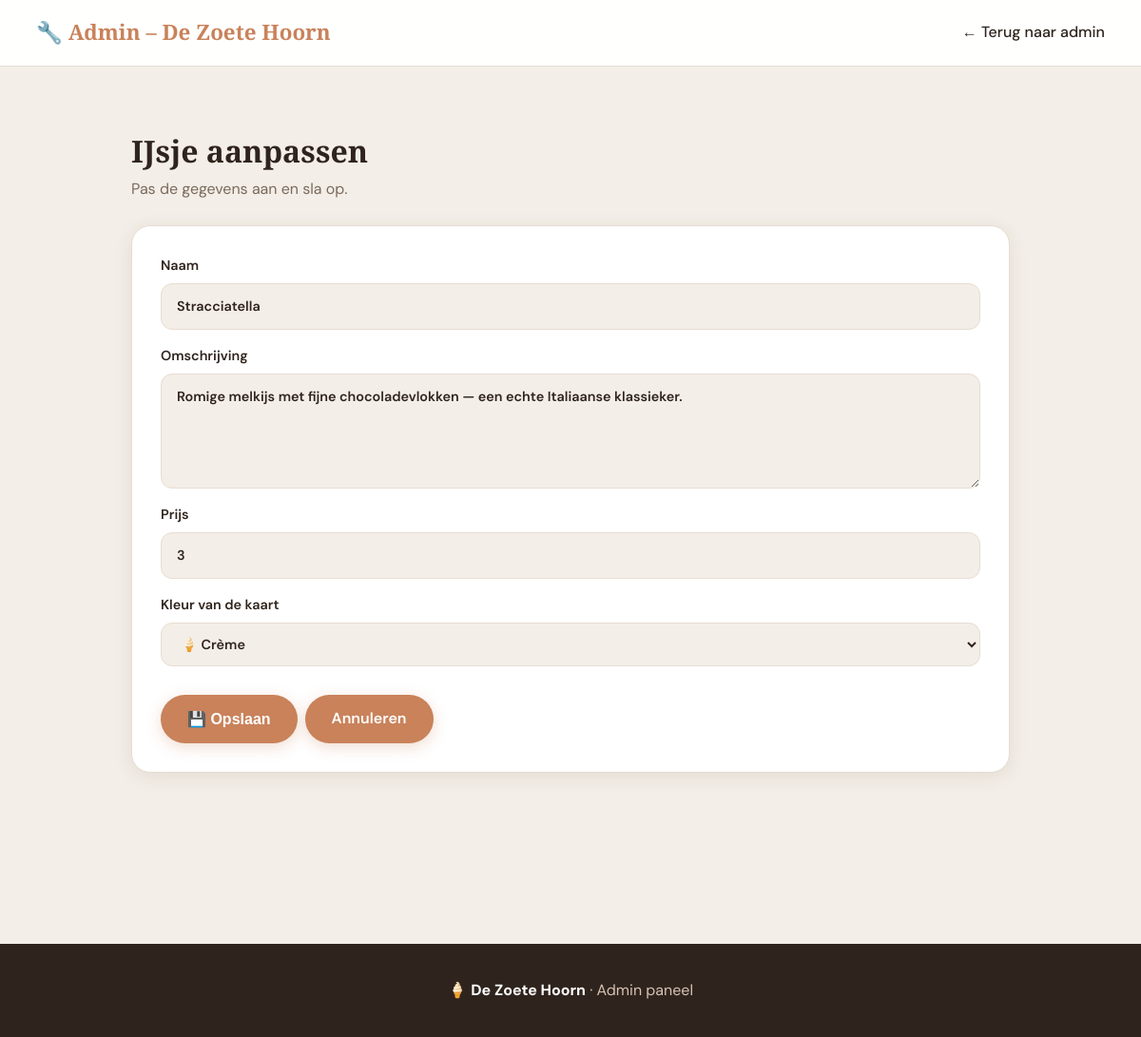
The page /app/aanpassen.php?id=1 (signed in) on the database its author committed.
### tables this page shows
CREATE TABLE `menukaart` (
  `id` int NOT NULL,
  `titel` text NOT NULL,
  `omschrijving` text NOT NULL,
  `prijs` decimal(10,0) NOT NULL,
  `flavor` varchar(50) DEFAULT 'kt-creme'
);

### app/aanpassen.php (the view, shortened to what this page needs)
<?php
$connection = new PDO('mysql:host=mysql_db;dbname=Ijssalon;charset=utf8mb4', 'root', 'rootpassword');
$connection->setAttribute(PDO::ATTR_ERRMODE, PDO::ERRMODE_EXCEPTION);
$id = (int) $_GET['id'];
$kleuren = [
        'kt-roze'   => '🌸 Roze',
        'kt-geel'   => '🌟 Geel',
        'kt-groen'  => '🍃 Groen',
        'kt-oranje' => '🍊 Oranje',
        'kt-bruin'  => '🍫 Bruin',
        'kt-creme'  => '🍦 Crème',
        'kt-blauw'  => '🫐 Blauw',
        'kt-paars'  => '🍇 Paars',
];
$sql = $connection->prepare("SELECT * FROM menukaart WHERE id = :id");
$sql->execute([':id' => $id]);
$data = $sql->fetch(PDO::FETCH_ASSOC);
?>
<!DOCTYPE html>
<html lang="nl">
<head>
    <link rel="stylesheet" href="style.css">
</head>
<body>
<nav>
    <div class="nav-inner">
        <span class="logo">🔧 Admin – De Zoete Hoorn</span>
        <ul>
            <li><a href="admin.php">← Terug naar admin</a></li>
        </ul>
    </div>
</nav>
<section class="admin-sectie">
    <div class="admin-inner">
        <h2>IJsje aanpassen</h2>
        <p class="sub">Pas de gegevens aan en sla op.</p>
        <form method="post" class="admin-form">
            <label>Naam
                <input type="text" name="titel" value="<?php echo htmlspecialchars($data['titel']); ?>" required>
            </label>
            <label>Omschrijving
                <textarea name="omschrijving" rows="4" required><?php echo htmlspecialchars($data['omschrijving']); ?></textarea>
            </label>
            <label>Prijs
                <input type="number" step="0.01" min="0" name="prijs" value="<?php echo htmlspecialchars($data['prijs']); ?>" required>
            </label>
            <label>Kleur van de kaart
                <select name="flavor" required>
                    <?php foreach ($kleuren as $val => $label): ?>
                        <option value="<?php echo htmlspecialchars($val); ?>" <?php echo ($data['flavor'] === $val) ? 'selected' : ''; ?>>
                            <?php echo htmlspecialchars($label); ?>
                        </option>
                    <?php endforeach; ?>
                </select>
            </label>
            <div class="admin-knoppen">
                <button type="submit" class="btn">💾 Opslaan</button>
                <a href="admin.php" class="btn btn-secundair">Annuleren</a>
            </div>
        </form>
    </div>
</section>
<footer>
    <p>🍦 <strong>De Zoete Hoorn</strong> · Admin paneel</p>
</footer>
</body>
</html>

### app/style.css (style rules this page uses)
:root { --bg: #f3eee7; --surface: #f8f3ec; --card: #fffaf4; --text: #2f241d; --muted: #7a6a5d; --accent: #c9825a; --accent-dark: #a86543; --border: #e7ddd2; --shadow: 0 4px 20px rgba(70,45,30,.09); --radius: 20px; }
*, *::before, *::after { box-sizing: border-box; margin: 0; padding: 0; }
html { scroll-behavior: smooth; }
body { font-family: 'DM Sans', sans-serif; background: var(--bg); color: var(--text); line-height: 1.65; }
h1, h2, h3 { font-family: 'Playfair Display', serif; line-height: 1.2; }
nav { position: sticky; top: 0; z-index: 100; background: rgba(255,255,255,.96); backdrop-filter: blur(10px); border-bottom: 1px solid var(--border); }
.nav-inner { max-width: 1180px; margin: 0 auto; padding: 16px 28px; display: flex; align-items: center; justify-content: space-between; }
.logo { font-family: 'Playfair Display', serif; font-size: 1.4rem; font-weight: 700; color: var(--accent); }
nav ul { list-style: none; display: flex; gap: 22px; }
nav a { text-decoration: none; color: var(--text); font-weight: 500; transition: color .2s; }
.btn { display: inline-block; background: var(--accent); color: white; border: none; border-radius: 999px; padding: 12px 28px; font-size: 1rem; font-weight: 600; text-decoration: none; cursor: pointer; transition: background .2s, transform .18s; box-shadow: 0 4px 16px rgba(201,130,90,.28); }
.admin-sectie { max-width: 980px; margin: 0 auto; padding: 70px 28px; }
.admin-inner h2 { font-size: 2rem; margin-bottom: 8px; }
.sub { color: var(--muted); margin-bottom: 24px; }
.admin-form { background: white; border: 1.5px solid var(--border); border-radius: var(--radius); padding: 30px; display: flex; flex-direction: column; gap: 16px; box-shadow: var(--shadow); margin-bottom: 50px; }
.admin-form label { display: flex; flex-direction: column; gap: 6px; font-weight: 600; font-size: .9rem; }
.admin-form input, .admin-form textarea, .admin-form select { padding: 12px 16px; border: 1.5px solid var(--border); border-radius: 12px; font: inherit; background: var(--bg); color: var(--text); transition: border-color .2s; }
.admin-knoppen { display: flex; gap: 8px; margin-top: 14px; flex-wrap: wrap; }
footer { background: var(--text); color: #d7c2b3; text-align: center; padding: 36px 20px; margin-top: 60px; }
footer strong { color: white; }

### rows shown on the page
menukaart: titel "Stracciatella", omschrijving "Romige melkijs met fijne chocoladevlokken — een echte Italiaanse klassieker.", prijs "3", flavor "🍦 Crème"
